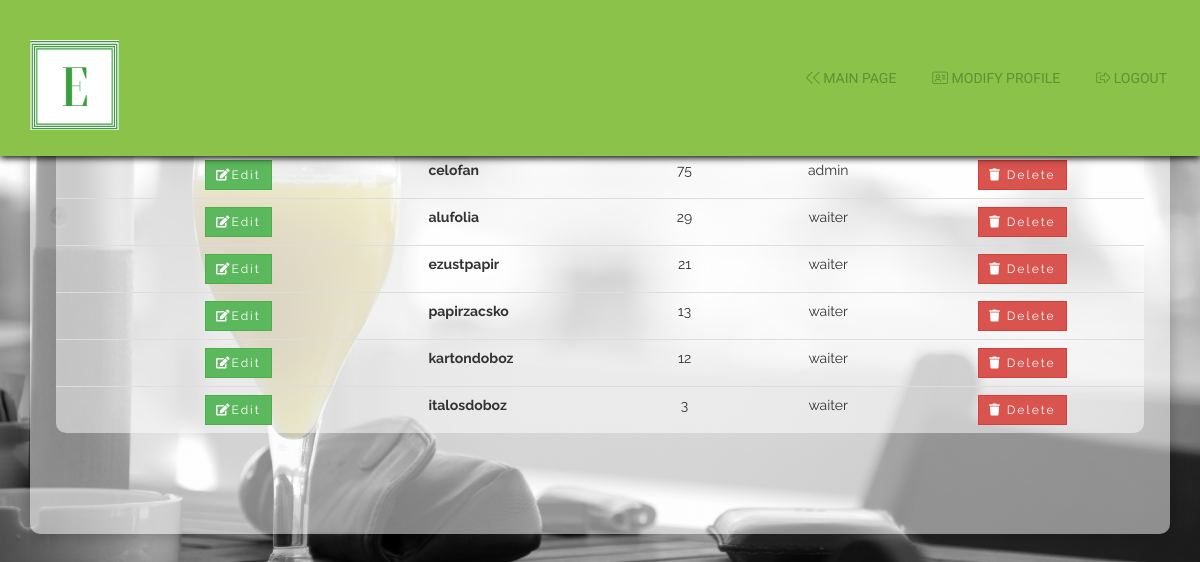
The app's page /php/worker3.php (signed in) with its own data.
### tables this page shows
CREATE TABLE `wrappers` (
  `id` int(11) NOT NULL,
  `wrappername` varchar(64) NOT NULL,
  `quantity` int(11) NOT NULL,
  `updated_at` datetime NOT NULL,
  `last_update_by` varchar(64) NOT NULL
);

### php/db.php (called while the page is built, shortened)
<?php
    class db{
        private static $host = "localhost:3306";
        private static $username = "root";
        private static $password = "";
        private static $database = "Restaurant";
        private static $coding = "utf8";
        private static $instance = null;
        private $connection = "";
        public function __construct(){
            $this->connection = mysqli_connect(self::$host,self::$username,self::$password);
            if(mysqli_connect_errno($this->connection)){
                die("Could not connect mysql database");
            }else{
                mysqli_select_db($this->connection,self::$database);
                mysqli_set_charset($this->connection,self::$coding);
            }
        }
        public static function get(){
            if(is_null(self::$instance)){
                self::$instance = new db;
            }
            return self::$instance;
        }
        public function query($queryString){
            $result = mysqli_query($this->connection, $queryString);
            return $result;
        }
        public function getArray($queryString){
            $rows = array();
            $result = $this->query($queryString);
            while ($row = mysqli_fetch_assoc($result)) {
                $rows[] = $row;
            }
            return $rows;
        }
    }
?>

### php/worker3.php (the view, shortened to what this page needs)
<!DOCTYPE html>
<html>
<head>
  <link rel="stylesheet" type="text/css" href="../fontawesome/css/all.css">
  <link rel="stylesheet" href="../css/bootstrap.min.css">
  <link rel="stylesheet" href="../css/main.css">
  <link rel="stylesheet" type="text/css" href="../css/dragndrop.css">
  <link rel="stylesheet" href="../css/sweetalert2.min.css">
  <link rel="stylesheet" href="../css/profile.css">
  <link rel="stylesheet" href="../css/foodform.css">
</head>
<body class="bg" data-spy="scroll" data-target="#template-navbar">
  <nav id="template-navbar" class="navbar navbar-default custom-navbar-default navbar-fixed-top">
    <div class="container">
      <div class="navbar-header">
        <a class="navbar-brand" href="#">
          <img id="logo" src="../images/Logo_main.png" class="logo img-responsive">
        </a>
      </div>
      <div class="collapse navbar-collapse" id="Food-fair-toggle">
        <ul class="nav navbar-nav navbar-right">
          <li><a href="../index.php"><i class="fal fa-chevron-left"></i><i class="fal fa-chevron-left"></i> Main Page</a></li>
          <li><a href="#" id="modify"><i class="fal fa-address-card"></i> Modify Profile</a></li>
          <li><a href="logout.php" title="Log Out"><i class="fal fa-sign-out-alt"></i> Logout</a></li>
        </ul>
      </div>
    </div>
  </nav>
  <div class="container" style="margin-top: 7%">
    <div class="card card-custom bg-white border-white border-0 text-center" style="border-radius: 10px; background-color: rgba(255,255,255,.5);">
      <div class="card-custom-img" id="invertoryPanel">
        <div id="ordercontent">
          <?php
          require_once "db.php";
          $db = db::get();
          $selectitem = "SELECT * FROM wrappers";
          $allItems = $db->getArray($selectitem);
          ?>
          <br>
          <div class="container" style="width: 98%;">
            <?php $selectAllItem = "SELECT * FROM wrappers"; $allitem = $db->getArray($selectAllItem); ?>
            <?php if(count($allitem) > 0): ?>
              <table class="table" style="background-color: rgba(255,255,255,.5); border-radius: 10px;">
                <thead>
                  <tr>
                    <th><input style="border-radius: 10px; background-color: rgba(255,255,255, .5); border:none; width: 100%;" id="searchInv" type="text" placeholder=" Search.."></th>
                    <th>Wrapper</th>
                    <th>Quantity</th>
                    <th>Edited at</th>
                    <th><button  id="newitemInv" class="btn btn-sm btn-primary" data-toggle="modal" data-target="#exampleModal"><i class="fal fa-plus-circle"></i> New Item</button> </th>
                  </tr>
                </thead>
                <tbody id="invTable">
                  <?php foreach($allitem as $item): ?>
                    <tr>
                      <td><button data-toggle="modal" data-target="#inv-modal" data-id="<?php echo $item["id"]; ?>" id="getInv" class="btn btn-sm btn-success"><i class="fas fa-edit"></i>Edit</button></td>
                      <th scope="row"><?php echo $item["wrappername"]; ?></th>
                      <td><?php echo $item["quantity"]; ?></td>
                      <td><?php echo $item["last_update_by"]; ?></td>
                      <td><button class="btn btn-sm btn-danger" name="deleteItem" onclick="window.location.href='deleteitem.php?item=<?php echo $item['id']; ?>'"><i class="fas fa-trash"></i> Delete</button></td>
                    </tr>
                  <?php endforeach; ?>
                </tbody>
              </table>
            <?php endif; ?>
          </div>
        </div>
      </div>
</div>
</body>
</html>

### css/main.css (style rules this page uses)
body { font-family: 'Raleway', 'Open-Sans', sans-serif; overflow-x: hidden; font-size: 14px; }
.btn { border-radius: 0; letter-spacing: 2px; }
.custom-navbar-default { background-color: #8bc34a; border: 0px; margin: 0px; border-radius: 0px; color: #5c9233; padding: 50px 0px; box-shadow: 0px 2px 7px #000; }
.navbar-default .navbar-nav>li>a { color: #5c9233; text-transform: uppercase; font-family: 'Roboto', sans-serif; font-weight: 400; margin: 0px 18px; padding: 18px 0px; font-size: 14px; text-align: center; }
.navbar-brand { margin-top: -25px; width: 205px; }
.navbar-default .navbar-collapse { border-color: #669D38; background-color: #8BC34A; }

### css/profile.css (style rules this page uses)
.bg { background-image: url("../images/bg.jpg"); background-repeat: no-repeat; background-size: cover; }
a { color: black; text-decoration: none; }

### css/foodform.css (style rules this page uses)
body { background-color: whitesmoke; }
.card-custom { overflow: hidden; min-height: 450px; box-shadow: 0 0 15px rgba(10, 10, 10, 0.3); }
.card-custom-img { height: 30vh; background-repeat: no-repeat; background-size: cover; background-position: center; border-color: inherit; }
.text-center { text-align: center; }

### records on screen
wrappers: wrappername "celofan", quantity "75", last_update_by "admin"
wrappers: wrappername "alufolia", quantity "29", last_update_by "waiter"
wrappers: wrappername "ezustpapir", quantity "21", last_update_by "waiter"
wrappers: wrappername "papirzacsko", quantity "13", last_update_by "waiter"
wrappers: wrappername "kartondoboz", quantity "12", last_update_by "waiter"
wrappers: wrappername "italosdoboz", quantity "3", last_update_by "waiter"
